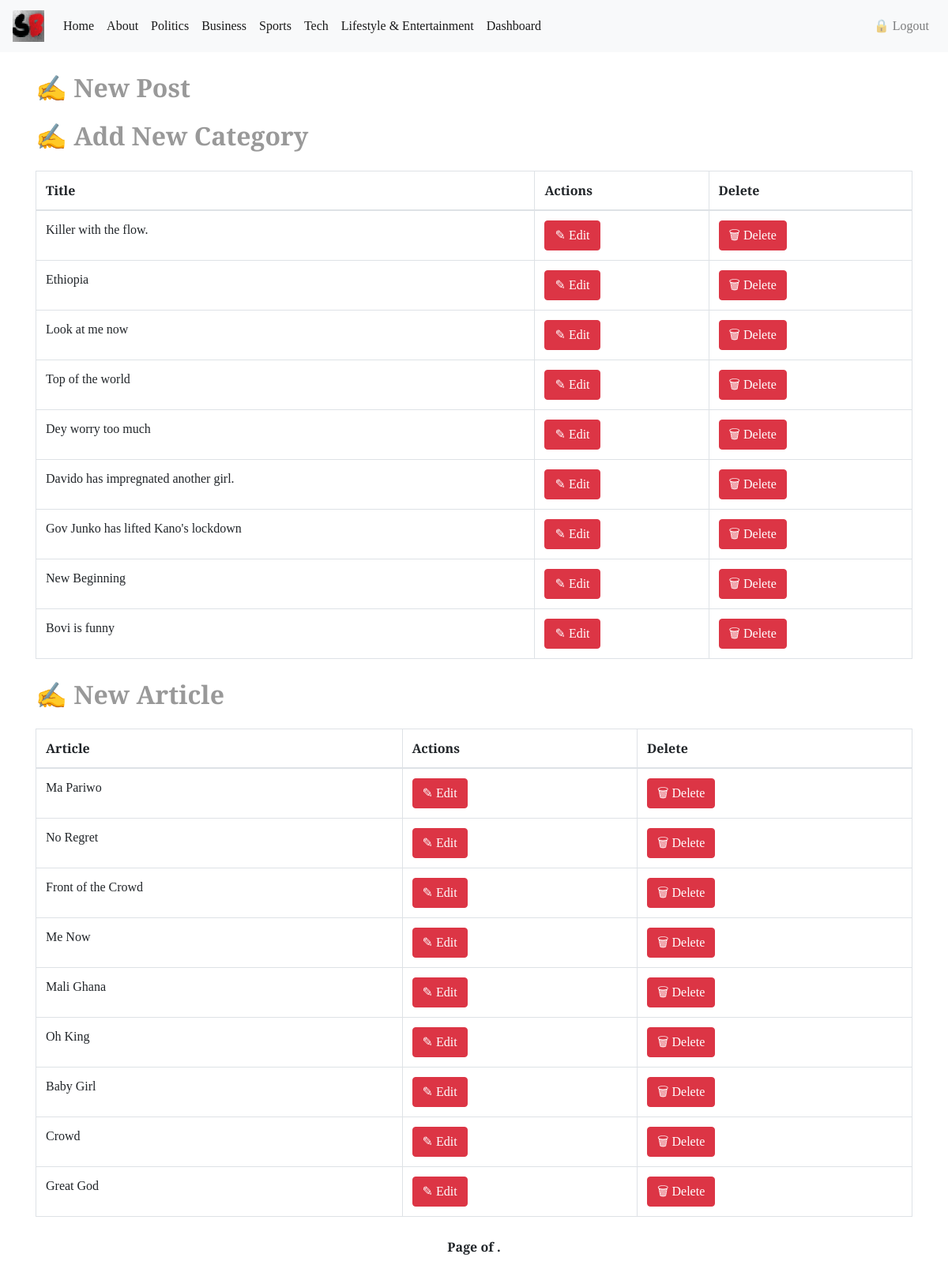
The app's page /blogapp/dashboard/ (signed in), older data.
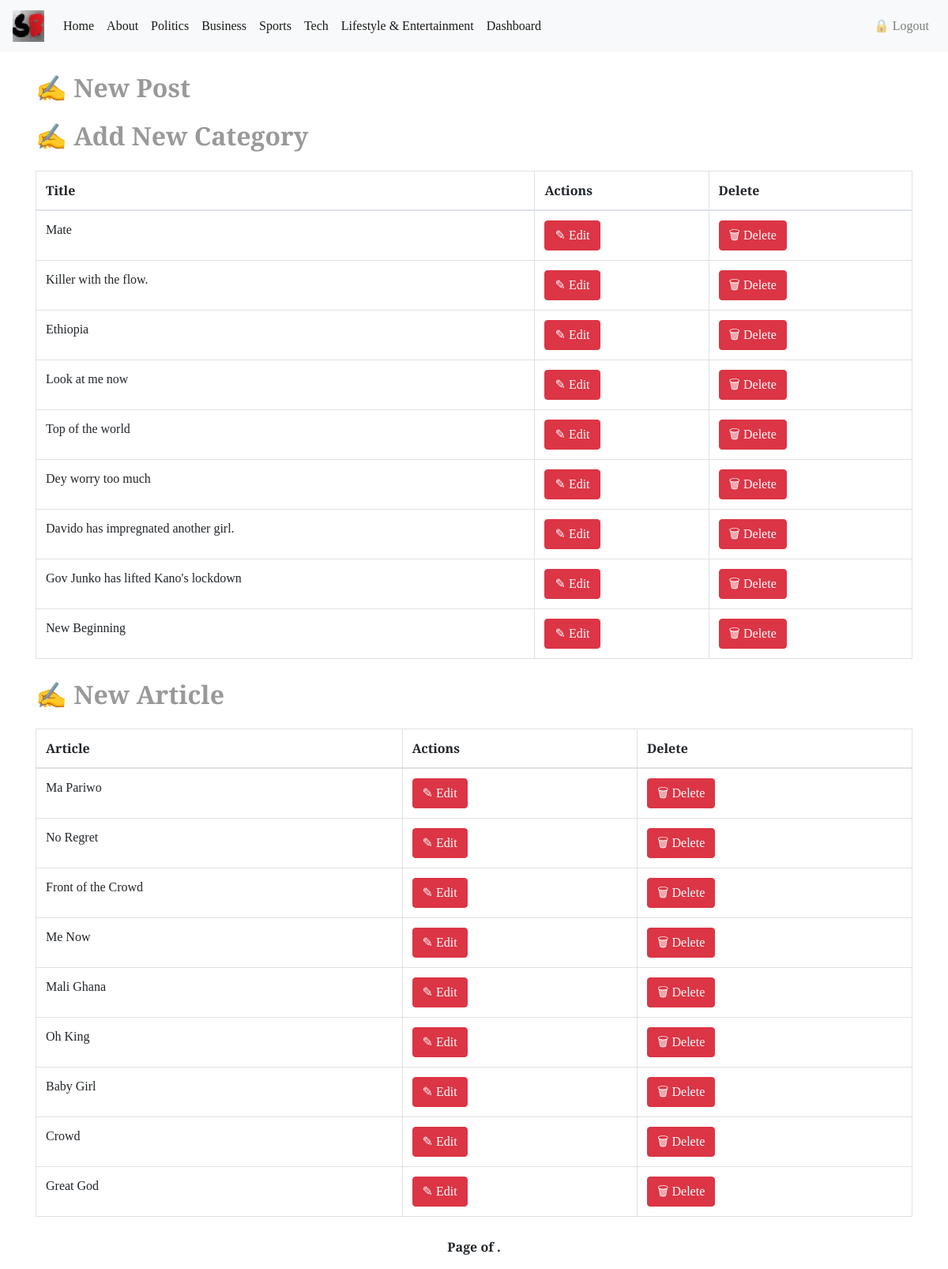
The same page, newer data.
### blogapp/models.py (models this page shows, shortened)
class Post(models.Model):
    title = models.CharField(max_length=200)
    content = RichTextField()
    pub_date = models.DateTimeField(auto_now_add=True)
    view_count = models.PositiveIntegerField(default=0, blank=True)
    author = models.ForeignKey(User, on_delete=models.CASCADE)
    category = models.ForeignKey(Category, on_delete=models.CASCADE)
    images = models.ImageField(null=True, upload_to='profilepics')
    slug = models.SlugField(blank=True, null=True, unique=True)
    class Meta:
        ordering = ['-pub_date']

class Article(models.Model):
    title = models.CharField(max_length=200)
    content = RichTextField()
    timestamp = models.DateTimeField(auto_now_add=True)
    view_count = models.IntegerField(default=0)
    likes = models.ManyToManyField(User, related_name='article_post', blank=True)
    thumbnail = models.ImageField(upload_to='profilepics')
    slug = models.SlugField(blank=True, null=True, unique=True)
    class Meta:
        ordering = ['-timestamp']

### blogapp/views.py (the view)
# urls.py: path('dashboard/', views.Dashboard.as_view(), name='dashboard'),
class Dashboard(LoginRequiredMixin, View):
    def get(self, request, *args, **kwargs):
        view = Home.as_view(
            template_name='blogapp/admin_page.html',
        )
        return view(request, *args, **kwargs)

### blogapp/views.py (called while the page is built)
    def get_context_data(self, **kwargs):
        context = super().get_context_data(**kwargs)
        context['posts'] = Post.objects.all()[:9]
        context['articles'] = Article.objects.all()[:9]
        return context

### blogapp/templates/blogapp/admin_page.html
{% extends 'blogapp/base.html' %}
{% block body_block %}
    <div class="blog-table">
        <h2><a href="{% url 'post_new' %}">&#9997 New Post</a></h2>
        <h2><a href="{% url 'new_cat' %}">&#9997 Add New Category</a></h2>
        <table class="table table-bordered">
            <thead>
              <tr>
                <th scope="col">Title</th>
                <th scope="col">Actions</th>
                <th scope="col">Delete</th>
              </tr>
            </thead>
            <tbody>
                {% for post in posts %}
              <tr>
                <td>{{post.title}}</td>
                <td><a class="btn btn-danger" href="{% url 'post_update' post.slug %}">&#9998 Edit</a></td>
                <td><a class="btn btn-danger" href="{% url 'post_delete' post.slug %}">&#128465 Delete</a></td>
              </tr>
                {% endfor %}
            </tbody>
        </table>
    </div>
    <div class="blog-table">
      <h2><a href="{% url 'article_new' %}">&#9997 New Article</a></h2>
      <table class="table table-bordered">
          <thead>
            <tr>
              <th scope="col">Article</th>
              <th scope="col">Actions</th>
              <th scope="col">Delete</th>
            </tr>
          </thead>
          <tbody>
              {% for post in articles %}
            <tr>
              <td>{{post.title}}</td>
              <td><a class="btn btn-danger" href="{% url 'article_update' post.slug %}">&#9998 Edit</a></td>
              <td><a class="btn btn-danger" href="{% url 'article_delete' post.slug %}">&#128465 Delete</a></td>
            </tr>
              {% endfor %}
          </tbody>
      </table>
  </div>
{% include 'blogapp/pagination.html' %}
{% endblock %}

Row changes from the older to the newer data that the page shows:
no longer on this page (row unchanged): Post: title "Bovi is funny"
added Post: title "Mate"
